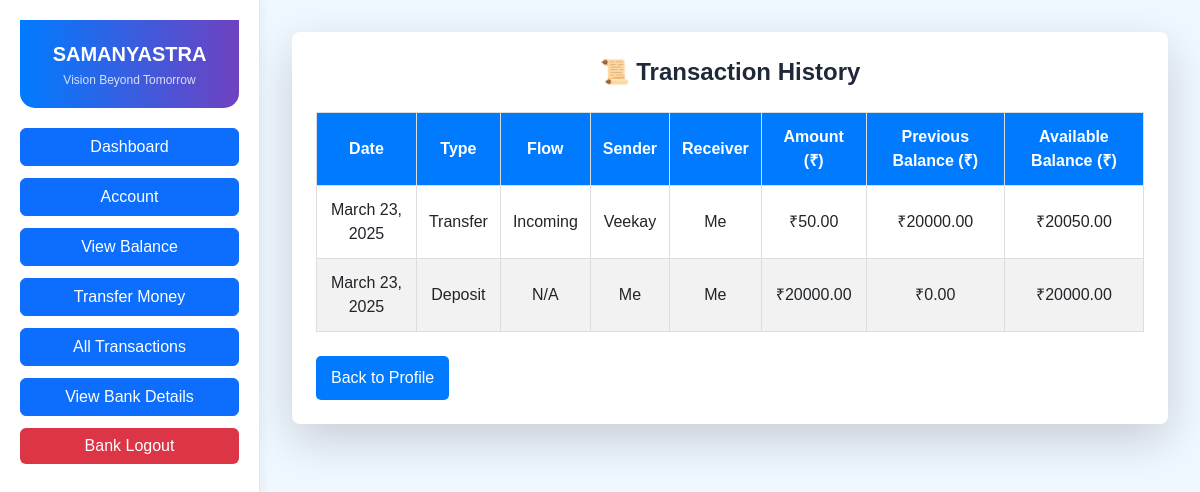
/all_transactions/ (signed in), run on the app's committed database.
### website/models.py (models this page shows, shortened)
class Transaction(models.Model):
    user = models.ForeignKey(CustomUser, on_delete=models.CASCADE, null=True, blank=True)
    amount = models.DecimalField(max_digits=10, decimal_places=2)
    transaction_type = models.CharField(max_length=10, choices=TransactionType.choices)
    previous_balance = models.DecimalField(max_digits=10, decimal_places=2)
    available_balance = models.DecimalField(max_digits=10, decimal_places=2)
    created_at = models.DateTimeField(default=now)
    transfer = models.ForeignKey(Transfer, on_delete=models.CASCADE, null=True, blank=True)

class CustomUser(models.Model):
    first_name = models.CharField(max_length=255)
    last_name = models.CharField(max_length=255)
    phone = models.CharField(max_length=15, unique=True)
    aadhaar = models.CharField(max_length=12, unique=True)
    pan = models.CharField(max_length=10, unique=True)
    account_number = models.CharField(max_length=20, unique=True)
    password = models.CharField(max_length=255, blank=True, null=True)
    email = models.EmailField(max_length=255, null=True, blank=True)
    street = models.CharField(max_length=255, null=True, blank=True)
    city = models.CharField(max_length=100, null=True, blank=True)
    zips = models.CharField(max_length=10, null=True, blank=True)
    state = models.CharField(max_length=100, null=True, blank=True)
    country = models.CharField(max_length=100, null=True, blank=True)
    branch = models.CharField(max_length=255, null=True, blank=True)
    ifsc_code = models.CharField(max_length=15, null=True, blank=True)
    balance = models.DecimalField(max_digits=15, decimal_places=2, default=0.00)
    account_type = models.CharField(max_length=100, null=True, blank=True)
    category = models.CharField(max_length=100, null=True, blank=True)
    security_pin = models.CharField(max_length=6, blank=True, null=True)

### website/views.py (the view)
# urls.py: path("all_transactions/", views.all_transactions, name="all_transactions"),
def all_transactions(request):
    user_id = request.session.get("user_id")
    if not user_id:
        return redirect("/bank_login/")
    try:
        user = CustomUser.objects.get(id=user_id)
    except CustomUser.DoesNotExist:
        messages.error(request, "User not found!")
        return redirect("/bank_details/")
    transaction_list = []
    transactions = Transaction.objects.filter(user=user).order_by("-created_at")
    for txn in transactions:
        transfer = txn.transfer  # ✅ Access the transfer field directly
        if transfer:
            if transfer.from_user == user:
                flow = "Outgoing"
                receiver = transfer.to_user.first_name if transfer.to_user else "Unknown"
            else:
                flow = "Incoming"
                receiver = transfer.from_user.first_name if transfer.from_user else "Unknown"
        else:
            if txn.transaction_type == TransactionType.DEPOSIT:
                flow = "N/A"
                receiver = "Bank"
            elif txn.transaction_type == TransactionType.WITHDRAWAL:
                flow = "N/A"
                receiver = "ATM/Bank"
            else:
                flow = "N/A"
                receiver = "Unknown"
        transaction_list.append({
            "date": txn.created_at.strftime("%B %d, %Y"),
            "transaction_type": txn.get_transaction_type_display(),
            "flow": flow,
            "sender": transfer.from_user.first_name if transfer else "N/A",  # ✅ Added sender column
            "receiver": transfer.to_user.first_name if transfer else "N/A",
            "amount": f"{txn.amount:.2f}",
            "previous_balance": f"{txn.previous_balance:.2f}",
            "available_balance": f"{txn.available_balance:.2f}",
        })
    transaction_list.sort(key=lambda x: x["date"], reverse=True)
    context = {"transactions": transaction_list}
    return render(request, "all_transactions.html", context)

### templates/website/all_transactions.html (shortened to what this page needs)
<!DOCTYPE html>
<html lang="en">
<head>
    <script src="https://cdn.tailwindcss.com"></script>
    <link href="https://cdnjs.cloudflare.com/ajax/libs/font-awesome/5.15.3/css/all.min.css" rel="stylesheet"/>
    <link href="https://cdn.jsdelivr.net/npm/bootstrap@5.3.0/dist/css/bootstrap.min.css" rel="stylesheet">
</head>
<body class="flex h-screen">
    <div class="sidebar">
        <div class="logo">
            <span class="text-xl font-bold">SAMANYASTRA</span>
            <div class="text-xs mt-1 opacity-80">Vision Beyond Tomorrow</div>
        </div>
        <nav>
            <ul class="list-none space-y-3">
                <li><a href="/Dashboard" class="btn btn-primary w-full">Dashboard</a></li>
                <li><a href="/profile_view" class="btn btn-primary w-full">Account</a></li>
                <li><a href="/view_balance/" class="btn btn-primary w-full">View Balance</a></li>
                <li><a href="/transfer_money/" class="btn btn-primary w-full">Transfer Money</a></li>
                <li><a href="/all_transactions/" class="btn btn-primary w-full">All Transactions</a></li>
                <li><a href="/bank_details" class="btn btn-primary w-full">View Bank Details</a></li>
                <li><a href="/acc_logout" class="btn btn-danger w-full">Bank Logout</a></li>
            </ul>
        </nav>
    </div>
    <main class="flex-1 p-8 overflow-x-auto overflow-y-auto max-h-100">
        <div class="bg-white shadow-lg rounded-lg p-6">
            <h2 class="text-2xl font-bold text-center text-gray-800 mb-6">📜 Transaction History</h2>
            {% if transactions %}
            <table>
                <thead>
                    <tr>
                        <th>Date</th>
                        <th>Type</th>
                        <th>Flow</th>
                        <th>Sender</th>
                        <th>Receiver</th>
                        <th>Amount (₹)</th>
                        <th>Previous Balance (₹)</th>
                        <th>Available Balance (₹)</th>
                    </tr>
                </thead>
                <tbody>
                    {% for txn in transactions %}
                    <tr>
                        <td>{{ txn.date }}</td>
                        <td>{{ txn.transaction_type }}</td>
                        <td>{{ txn.flow }}</td>
                        <td>{% if txn.flow == "Incoming" %} {{ txn.sender }} {% else %} Me {% endif %}</td>
                        <td>{% if txn.flow == "Outgoing" %} {{ txn.receiver }} {% else %} Me {% endif %}</td>
                        <td>₹{{ txn.amount }}</td>
                        <td>₹{{ txn.previous_balance }}</td>
                        <td>₹{{ txn.available_balance }}</td>
                    </tr>
                    {% endfor %}
                </tbody>
            </table>
            <br>
            {% else %}
                <p class="no-transactions">🚫 No transactions found.</p>
            {% endif %}
            <div class="button-container">
                <a href="{% url 'bank_details' %}" class="back-btn">Back to Profile</a>
            </div>
        </div>
    </main>
</body>
</html>

### templates/website/all_transactions.html (style rules this page uses)
body { background-color: #f0f8ff; font-family: Arial, sans-serif; }
.sidebar { background: #ffffff; border-right: 1px solid #e5e7eb; box-shadow: 2px 0 10px rgba(0, 0, 0, 0.05); width: 260px; padding: 20px; transition: width 0.3s ease; }
.sidebar .logo { background: linear-gradient(to right, #007bff, #6f42c1); color: white; padding: 20px; text-align: center; border-radius: 0 0 15px 15px; margin-bottom: 20px; }
.sidebar .btn-danger { background: #dc3545; border: none; }
h2 { text-align: center; color: #333; }
table { width: 100%; border-collapse: collapse; margin-top: 20px; }
table, th, td { border: 1px solid #ddd; }
th, td { padding: 12px; text-align: center; }
th { background: #007bff; color: white; }
tr:nth-child(even) { background: #f2f2f2; }
.back-btn { padding: 10px 15px; background-color: #007bff; color: white; text-decoration: none; border: none; cursor: pointer; border-radius: 5px; }
.button-container { display: flex; gap: 10px; align-items: center; }

### data on the page
Transaction: date "March 23, 2025", transaction_type "Transfer", flow "Incoming", sender "Veekay", amount "50.00", previous_balance "20000.00", available_balance "20050.00"
Transaction: date "March 23, 2025", transaction_type "Deposit", flow "N/A", shows "Me", amount "20000.00", previous_balance "0.00", available_balance "20000.00"
